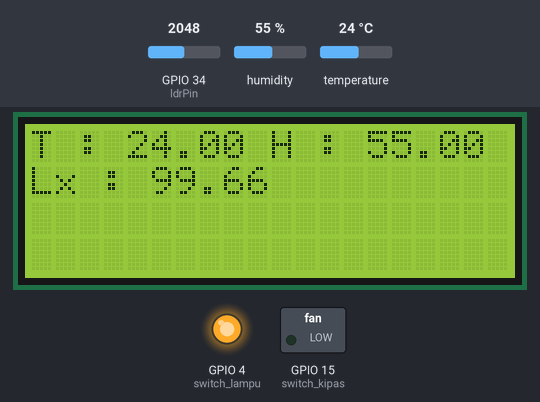
The sketch below on a simulated ESP32. On the bench: 20×4 character LCD, switched loads named in the sketch (green lamp = pin HIGH), output pins drawn as LEDs (lit = HIGH). The inputs (shaded band) are chosen by the test bench; at power-on: GPIO 34 (ldrPin) = 2048, temperature 24 °C, humidity 55 %. WiFi joins after 1.5 s; servers stay silent unless stated; random numbers use the default seed unless the sketch sets one; no MQTT or app messages arrive unless stated; what the sketch prints to the serial monitor is not drawn.

Above: at 5.2 s.
5.3 s: GPIO 34 (ldrPin) set to 1607
At 6.3 s:
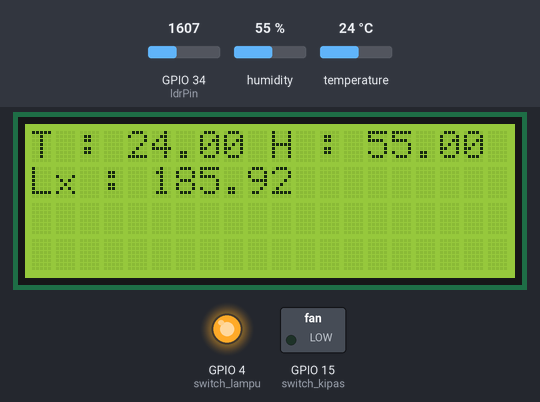
6.8 s: GPIO 34 (ldrPin) set to 1511
At 7.4 s:
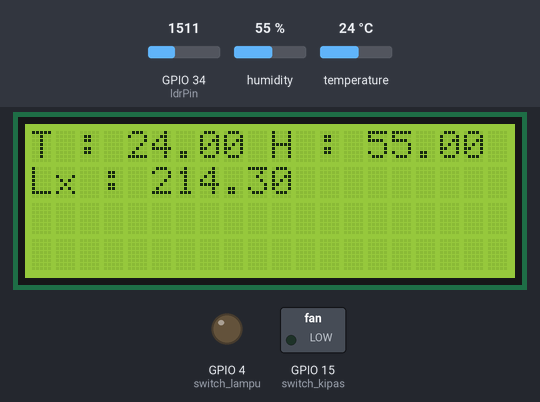
8.3 s: GPIO 34 (ldrPin) set to 0
At 9.5 s:
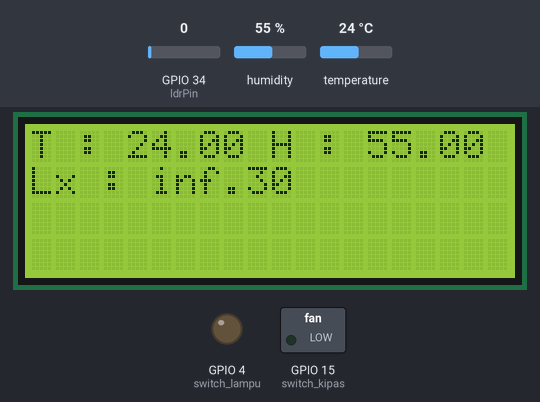
9.8 s: temperature set to 31.2 °C
At 11.2 s:
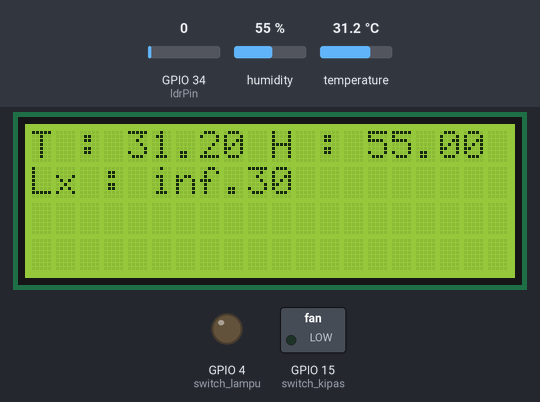
11.6 s: temperature set to 32.3 °C
At 13.4 s:
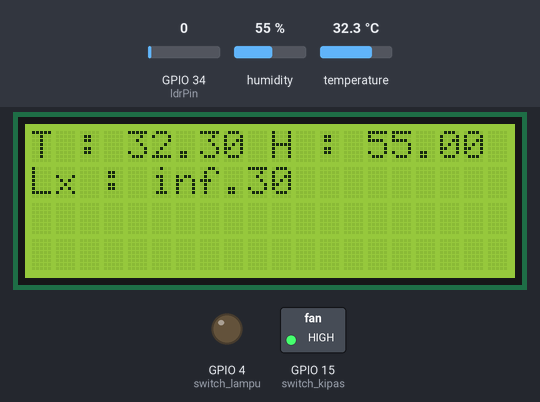
13.7 s: GPIO 34 (ldrPin) set to 2047
At 14.2 s:
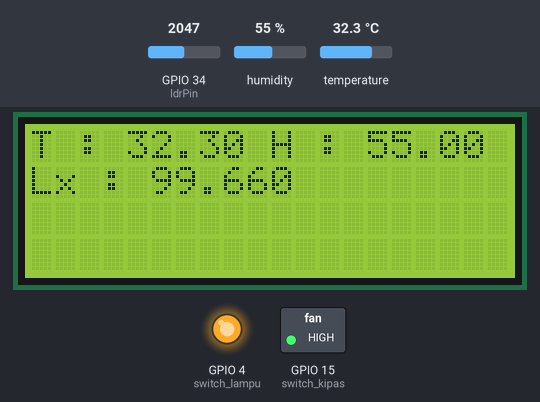
Timing chart, 0 to 16.2 s (numbered marks = the images above; inputs shaded):
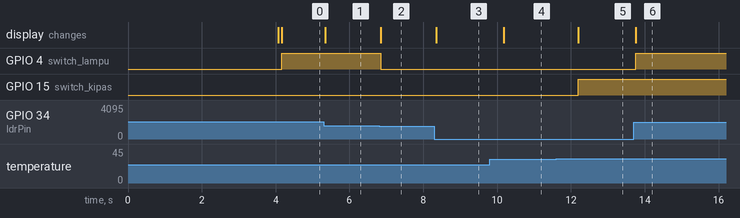

Measured:
- the behaviour switches between 1558 and 1557 on GPIO 34 (ldrPin) (found by bisection; images 1 and 2)
- the behaviour switches between 31.9 and 32 °C on temperature (found by bisection; images 4 and 5)
- after the input at 5.3 s, the display: changes after 0.05 s (image 1)
- after the input at 6.8 s, GPIO 4 (switch_lampu): HIGH → LOW after 0.05 s; the display: changes after 0.05 s (image 2)
- after the input at 8.3 s, the display: changes at once (image 3)
- after the input at 9.8 s, the display: changes after 0.38 s (image 4)
- after the input at 11.6 s, GPIO 15 (switch_kipas): LOW → HIGH after 0.60 s; the display: changes after 0.60 s (image 5)
- after the input at 13.7 s, GPIO 4 (switch_lampu): LOW → HIGH after 0.06 s; the display: changes after 0.06 s (image 6)

The sketch:

sketch.ino
```cpp
#include <WiFi.h>

#include <PubSubClient.h>

#include <DHT.h>
#include <LiquidCrystal_I2C.h>

#define ssid "Wokwi-GUEST"
#define password ""

#define ldrPin 34

#define DHT_PIN 2
#define DHT_TYPE DHT22

#define switch_kipas 15
#define switch_lampu 4

char *MQTT_Server = "broker.hivemq.com";;
int  MQTT_Port = 1883;

LiquidCrystal_I2C lcd(0x27,20,4);
WiFiClient wifiClient;
PubSubClient mqttClient(wifiClient);

const float gama = 0.7;
const float cons_rl = 50;

bool switchFan = false;
bool switchLamp = false;

DHT dht_1(DHT_PIN, DHT_TYPE);

// Batas sensor akan menyalakan kipas dan lampu
float limitLux = 200;
float limitTemperature = 32;


void connect_ke_Broker()
{
  Serial.println("Menyambungkan ke Broker");
  while(!mqttClient.connected())
  {
    Serial.println("Menyambungkan ke Broker");
    String clientID = "ESP32_TRIAL";
    clientID += String(random(0xffff,HEX));

    if(mqttClient.connect(clientID.c_str()))
    {
      Serial.println("Broker Tersambung");
      mqttClient.subscribe("kelompok4/smarthome/limitLux");
      mqttClient.subscribe("kelompok4/smarthome/limitTemperature");
      mqttClient.subscribe("kelompok4/smarthome/switchFan");
      mqttClient.subscribe("kelompok4/smarthome/switchLamp");
    }
  }
}

void callback(char* topic, byte* message, unsigned int length)
{
  Serial.print("Callback - ");
  Serial.print("Message:");
  String messageTemp;
  for(int i = 0 ; i < length ; i++)
  {
    Serial.print((char)message[i]);
    messageTemp += (char)message[i];
  }

  if(String(topic) == "kelompok4/smarthome/limitLux"){
    if (messageTemp.toInt()!=0){
      limitLux = messageTemp.toFloat();
    }
  }
  if(String(topic) == "kelompok4/smarthome/limitTemperature"){
    if (messageTemp.toInt()!=0){
      limitTemperature = messageTemp.toFloat();
    }
  }
  if(String(topic) == "kelompok4/smarthome/switchFan"){
    if (messageTemp == "on"){
      switchFan = true;
    } else {
      switchFan = false;
    }
  }
  if(String(topic) == "kelompok4/smarthome/switchLamp"){
    if (messageTemp == "on"){
      switchLamp = true;
    } else {
      switchLamp = false;
    }
  }
}

void cek_Internet()
{
  WiFi.mode(WIFI_STA);
  WiFi.begin(ssid,password);
  while(WiFi.status() != WL_CONNECTED)
  {
    delay(1000);
    Serial.println("WiFi Belum Connect");
  }
  Serial.println("WiFi Connected");
}
void setup()
{
  Serial.begin(115200);

  Serial.println("PERANGKAT ON");

  delay(2000);

  cek_Internet();
  mqttClient.setServer(MQTT_Server, MQTT_Port);
  mqttClient.setCallback(callback);


  pinMode(ldrPin, INPUT);
  dht_1.begin();

  lcd.init();
  lcd.backlight();
  lcd.clear();

  pinMode(switch_kipas, OUTPUT);
  digitalWrite(switch_kipas, LOW);

  pinMode(switch_lampu, OUTPUT);
  digitalWrite(switch_lampu, LOW);

}

void loop() {

  while(!mqttClient.connected())
  {
    connect_ke_Broker();   // Try to connect with broker
  }

  mqttClient.loop();


    int analog = analogRead(ldrPin);

    Serial.print("Nilai Analog: ");
    Serial.print(analog);

    int konv_analog = map(analog, 4095,0,1023,0);

    float tegangan = konv_analog / 1024.*5;
    float nilai_R_LDR = 2000 * tegangan / (1-tegangan/5);
    float nilai_lux = pow(cons_rl * 1e3 * pow(10,gama)/nilai_R_LDR,(1/gama));

    Serial.print("\t Nilai Lux: ");
    Serial.println(nilai_lux);

    char string_data_lux[8];
    dtostrf(nilai_lux, 1, 2, string_data_lux);  //Convert float to String
    Serial.print("nilai Lux: ");
    Serial.println(string_data_lux);
    mqttClient.publish("kelompok4/smarthome/nilai lux", string_data_lux);


    float temp = dht_1.readTemperature(); // Baca suhu dalam derajat Celsius
    float hum = dht_1.readHumidity();

    char string_data_temp[8];
    dtostrf(temp, 1, 2, string_data_temp);  //Convert float to String
    Serial.print("T: ");
    Serial.println(string_data_temp);
    mqttClient.publish("kelompok4/smarthome/temperature", string_data_temp);

    char string_data_hum[8];
    dtostrf(hum, 1, 2, string_data_hum);  //Convert float to String
    Serial.print("hum: ");
    Serial.println(string_data_hum);
    mqttClient.publish("kelompok4/smarthome/humidity", string_data_hum);


  lcd.setCursor(0,0);
  lcd.print("T : ");
  lcd.setCursor(4,0);
  lcd.print(temp);


  lcd.setCursor(10,0);
  lcd.print("H : ");
  lcd.setCursor(14,0);
  lcd.print(hum);


  lcd.setCursor(0,1);
  lcd.print("Lx : ");
  lcd.setCursor(5,1);
  lcd.print(nilai_lux);

  // Control Temperature dan Lux
  if ((nilai_lux <= limitLux) || (switchLamp)) {
    digitalWrite(switch_lampu, HIGH);
  } else {
    digitalWrite(switch_lampu, LOW);
  }
  Serial.print("Fan:");
  Serial.println(switchFan);
  if ((temp >= limitTemperature)|| (switchFan)) {
    digitalWrite(switch_kipas, HIGH);
  } else {
    digitalWrite(switch_kipas, LOW);
  }


}
```
